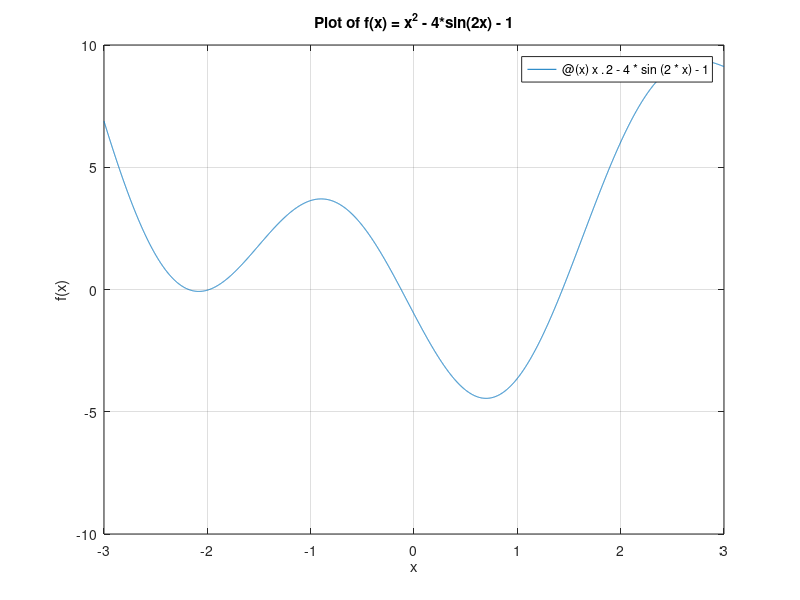

Write the MATLAB code that produced this figure.
clc, clearvars, close all

% Define the function
f = @(x) x.^2 - 4*sin(2*x) - 1;

% Define the x-values within the specified range
x = linspace(-3, 3, 1000); % You can adjust the number of points (e.g., 1000) for smoother plotting

% Evaluate the function for the x-values
y = f(x);

% Plot the function using fplot
fplot(f, [-3, 3])
title('Plot of f(x) = x^2 - 4*sin(2x) - 1')
xlabel('x')
ylabel('f(x)')
grid on
